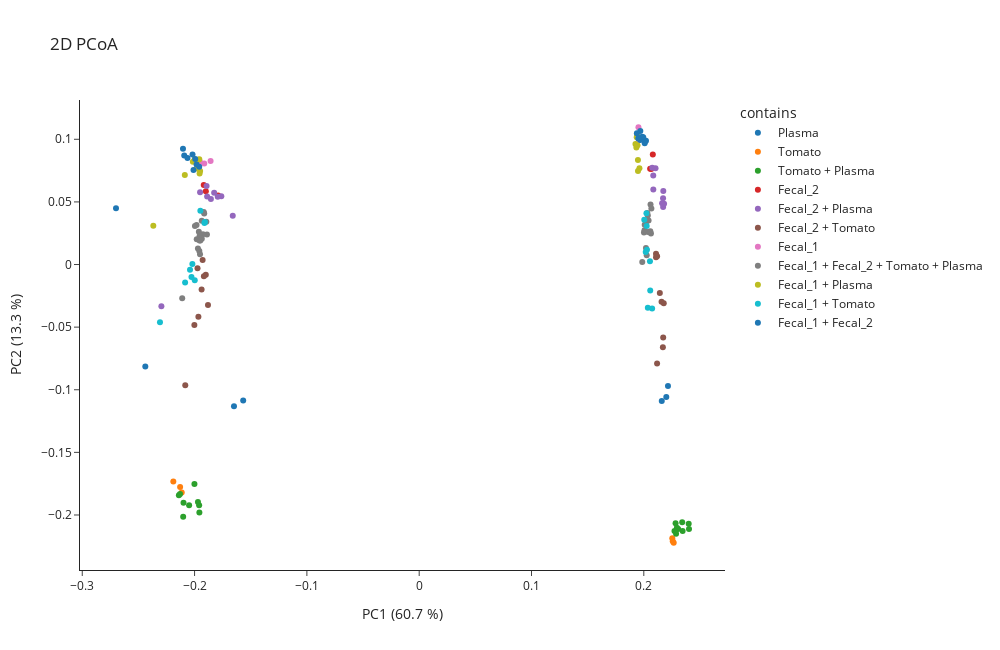

The notebook cell this image was saved under:
### Markdown cell above
PCoA plot of the first 2 components show that the main parameter to discriminate our samples is the Instrument

### Code cell
memo.plot_pcoa_2d(
    matrix= memo_merged.memo_matrix,
    df_metadata=df_meta,
    metric= 'braycurtis',
    filename_col = 'Filename',
    group_col='contains',
    norm = True,
    scaling= False,
    pc_to_plot = [1,2]
)

### Figure 1 — Plotly figure (JSON) as saved in the notebook; plotly's stock layout.template omitted (floating-point values rounded to 4 significant figures)
{"data": [{"hovertemplate": "<b>%{hovertext}</b><br><br>contains=Plasma<br>PC1 (60.7 %)=%{x}<br>PC2 (13.3 %)=%{y}<extra></extra>", "hovertext": ["QEC18_NIST_20181227102029.mzML", "QEC18_NIST_20181227182328.mzML", "QEC18_NIST.mzML", "C18_NIST_GA4_01_19419.mzML", "C18_NIST_GA4_01_19439.mzML", "C18_NIST_GA4_01_19461.mzML"], "legendgroup": "Plasma", "marker": {"color": "#1F77B4", "symbol": "circle"}, "mode": "markers", "name": "Plasma", "orientation": "v", "showlegend": true, "type": "scatter", "x": [-0.1649, -0.1567, -0.2439, 0.216, 0.2215, 0.22], "xaxis": "x", "y": [-0.1131, -0.1085, -0.08142, -0.1091, -0.09706, -0.1059], "yaxis": "y"}, {"hovertemplate": "<b>%{hovertext}</b><br><br>contains=Tomato<br>PC1 (60.7 %)=%{x}<br>PC2 (13.3 %)=%{y}<extra></extra>", "hovertext": ["QEC18_To_20181227204313.mzML", "QEC18_To_20181227231513.mzML", "QEC18_To.mzML", "C18_To_GA3_01_19427.mzML", "C18_To_GA3_01_19465.mzML", "C18_To_GA3_01_19475.mzML"], "legendgroup": "Tomato", "marker": {"color": "#FF7F0E", "symbol": "circle"}, "mode": "markers", "name": "Tomato", "orientation": "v", "showlegend": true, "type": "scatter", "x": [-0.2189, -0.2114, -0.2129, 0.2254, 0.2258, 0.2266], "xaxis": "x", "y": [-0.1733, -0.182, -0.1776, -0.2185, -0.2209, -0.2222], "yaxis": "y"}, {"hovertemplate": "<b>%{hovertext}</b><br><br>contains=Tomato + Plasma<br>PC1 (60.7 %)=%{x}<br>PC2 (13.3 %)=%{y}<extra></extra>", "hovertext": ["QEC18_To-1_NIST-3_20181227172525.mzML", "QEC18_To-1_NIST-3_20181227214013.mzML", "QEC18_To-1_NIST-3.mzML", "QEC18_To-1_NIST-1_20181227111754.mzML", "QEC18_To-1_NIST-1_20181228010915.mzML", "QEC18_To-1_NIST-1.mzML", "QEC18_To-3_NIST-1_20181227074824.mzML", "QEC18_To-3_NIST-1_20181227160801.mzML", "QEC18_To-3_NIST-1.mzML", "C18_To-1_NIST-3_GC3_01_19450.mzML", "C18_To-1_NIST-3_GC3_01_19459.mzML", "C18_To-1_NIST-3_GC3_01_19468.mzML", "C18_To-1_NIST-1_GC1_01_19402.mzML", "C18_To-1_NIST-1_GC1_01_19442.mzML", "C18_To-1_NIST-1_GC1_01_19481.mzML", "C18_To-3_NIST-1_GC2_01_19412.mzML", "C18_To-3_NIST-1_GC2_01_19432.mzML", "C18_To-3_NIST-1_GC2_01_19455.mzML"], "legendgroup": "Tomato + Plasma", "marker": {"color": "#2CA02C", "symbol": "circle"}, "mode": "markers", "name": "Tomato + Plasma", "orientation": "v", "showlegend": true, "type": "scatter", "x": [-0.214, -0.1957, -0.2129, -0.2001, -0.197, -0.2049, -0.2098, -0.2101, -0.1959, 0.24, 0.2342, 0.2402, 0.2283, 0.2346, 0.2306, 0.2273, 0.2295, 0.2287], "xaxis": "x", "y": [-0.1843, -0.1979, -0.1833, -0.1752, -0.1896, -0.1922, -0.1903, -0.2014, -0.1923, -0.207, -0.2058, -0.2111, -0.2067, -0.2127, -0.2112, -0.2128, -0.2103, -0.2151], "yaxis": "y"}, {"hovertemplate": "<b>%{hovertext}</b><br><br>contains=Fecal_2<br>PC1 (60.7 %)=%{x}<br>PC2 (13.3 %)=%{y}<extra></extra>", "hovertext": ["QEC18_F2_20181227121553.mzML", "QEC18_F2_20181228001213.mzML", "QEC18_F2.mzML", "C18_F2_GA2_01_19405.mzML", "C18_F2_GA2_01_19444.mzML", "C18_F2_GA2_01_19478.mzML"], "legendgroup": "Fecal_2", "marker": {"color": "#D62728", "symbol": "circle"}, "mode": "markers", "name": "Fecal_2", "orientation": "v", "showlegend": true, "type": "scatter", "x": [-0.1918, -0.179, -0.19, 0.2066, 0.2056, 0.208], "xaxis": "x", "y": [0.06354, 0.0551, 0.05851, 0.07632, 0.07642, 0.08781], "yaxis": "y"}, {"hovertemplate": "<b>%{hovertext}</b><br><br>contains=Fecal_2 + Plasma<br>PC1 (60.7 %)=%{x}<br>PC2 (13.3 %)=%{y}<extra></extra>", "hovertext": ["QEC18_F2-1_NIST-3_20181227103932.mzML", "QEC18_F2-1_NIST-3_20181227145038.mzML", "QEC18_F2-1_NIST-3.mzML", "QEC18_F2-1_NIST-1_20181227212113.mzML", "QEC18_F2-1_NIST-1_20181227233413.mzML", "QEC18_F2-1_NIST-1.mzML", "QEC18_F2-3_NIST-1_20181227162723.mzML", "QEC18_F2-3_NIST-1_20181228005015.mzML", "QEC18_F2-3_NIST-1.mzML", "C18_F2-1_NIST-3_GD4_01_19403.mzML", "C18_F2-1_NIST-3_GD4_01_19440.mzML", "C18_F2-1_NIST-3_GD4_01_19452.mzML", "C18_F2-1_NIST-1_GD2_01_19428.mzML", "C18_F2-1_NIST-1_GD2_01_19467.mzML", "C18_F2-1_NIST-1_GD2_01_19476.mzML", "C18_F2-3_NIST-1_GD3_01_19436.mzML", "C18_F2-3_NIST-1_GD3_01_19456.mzML", "C18_F2-3_NIST-1_GD3_01_19480.mzML"], "legendgroup": "Fecal_2 + Plasma", "marker": {"color": "#9467BD", "symbol": "circle"}, "mode": "markers", "name": "Fecal_2 + Plasma", "orientation": "v", "showlegend": true, "type": "scatter", "x": [-0.1951, -0.166, -0.2296, -0.1826, -0.1762, -0.1893, -0.1888, -0.1794, -0.1855, 0.2172, 0.218, 0.2163, 0.2084, 0.2173, 0.2171, 0.2084, 0.2075, 0.2104], "xaxis": "x", "y": [0.05772, 0.03901, -0.03336, 0.05729, 0.05452, 0.06274, 0.05437, 0.05404, 0.05225, 0.046, 0.04845, 0.04895, 0.05999, 0.05869, 0.05297, 0.07109, 0.07732, 0.07688], "yaxis": "y"}, {"hovertemplate": "<b>%{hovertext}</b><br><br>contains=Fecal_2 + Tomato<br>PC1 (60.7 %)=%{x}<br>PC2 (13.3 %)=%{y}<extra></extra>", "hovertext": ["QEC18_F2-1_To-3_20181226223728.mzML", "QEC18_F2-1_To-3_20181227041925.mzML", "QEC18_F2-1_To-3.mzML", "QEC18_F2-1_To-1_20181227150959.mzML", "QEC18_F2-1_To-1_20181228014719.mzML", "QEC18_F2-1_To-1.mzML", "QEC18_F2-3_To-1_20181227082626.mzML", "QEC18_F2-3_To-1_20181227164643.mzML", "QEC18_F2-3_To-1.mzML", "C18_F2-1_To-3_GB8_01_19401.mzML", "C18_F2-1_To-3_GB8_01_19404.mzML", "C18_F2-1_To-3_GB8_01_19422.mzML", "C18_F2-1_To-1_GB6_01_19438.mzML", "C18_F2-1_To-1_GB6_01_19453.mzML", "C18_F2-1_To-1_GB6_01_19483.mzML", "C18_F2-3_To-1_GB7_01_19409.mzML", "C18_F2-3_To-1_GB7_01_19434.mzML", "C18_F2-3_To-1_GB7_01_19457.mzML"], "legendgroup": "Fecal_2 + Tomato", "marker": {"color": "#8C564B", "symbol": "circle"}, "mode": "markers", "name": "Fecal_2 + Tomato", "orientation": "v", "showlegend": true, "type": "scatter", "x": [-0.2002, -0.1966, -0.2083, -0.1881, -0.19, -0.1937, -0.1928, -0.1917, -0.1974, 0.2118, 0.217, 0.2172, 0.2143, 0.2158, 0.2177, 0.2109, 0.2109, 0.2118], "xaxis": "x", "y": [-0.04833, -0.04166, -0.09631, -0.03232, -0.008107, -0.02002, 0.003673, -0.009403, -0.002938, -0.07911, -0.06615, -0.05823, -0.02279, -0.0298, -0.03096, 0.008546, 0.005857, 0.006681], "yaxis": "y"}, {"hovertemplate": "<b>%{hovertext}</b><br><br>contains=Fecal_1<br>PC1 (60.7 %)=%{x}<br>PC2 (13.3 %)=%{y}<extra></extra>", "hovertext": ["QEC18_F1_20181227030329.mzML", "QEC18_F1_20181228032223.mzML", "QEC18_F1.mzML", "C18_F1_GA1_01_19410.mzML", "C18_F1_GA1_01_19418.mzML", "C18_F1_GA1_01_19488.mzML"], "legendgroup": "Fecal_1", "marker": {"color": "#E377C2", "symbol": "circle"}, "mode": "markers", "name": "Fecal_1", "orientation": "v", "showlegend": true, "type": "scatter", "x": [-0.1914, -0.1857, -0.1952, 0.1977, 0.1957, 0.1952], "xaxis": "x", "y": [0.08075, 0.08261, 0.08179, 0.1002, 0.09939, 0.1096], "yaxis": "y"}, {"hovertemplate": "<b>%{hovertext}</b><br><br>contains=Fecal_1 + Fecal_2 + Tomato + Plasma<br>PC1 (60.7 %)=%{x}<br>PC2 (13.3 %)=%{y}<extra></extra>", "hovertext": ["QEC18_F1-1_F2-1_NIST-2_To-1_20181227152919.mzML", "QEC18_F1-1_F2-1_NIST-2_To-1_20181227225613.mzML", "QEC18_F1-1_F2-1_NIST-2_To-1.mzML", "QEC18_F1-1_F2-1_NIST-1_To-2_20181227113714.mzML", "QEC18_F1-1_F2-1_NIST-1_To-2_20181227184249.mzML", "QEC18_F1-1_F2-1_NIST-1_To-2.mzML", "QEC18_F1-1_F2-2_NIST-1_To-1_20181227065123.mzML", "QEC18_F1-1_F2-2_NIST-1_To-1_20181228034123.mzML", "QEC18_F1-1_F2-2_NIST-1_To-1.mzML", "QEC18_Qcmix_begin.mzML", "QEC18_Qcmix_middle.mzML", "QEC18_Qcmix_end.mzML", "QEC18_Qcmix_end_20181228041923.mzML", "QEC18_F1-1_F2-1_NIST-1_To-1_20181227125436.mzML", "QEC18_F1-1_F2-1_NIST-1_To-1_20181227135238.mzML", "QEC18_F1-1_F2-1_NIST-1_To-1.mzML", "QEC18_F1-2_F2-1_NIST-1_To-1_20181228020619.mzML", "QEC18_F1-2_F2-1_NIST-1_To-1_20181228022521.mzML", "QEC18_F1-2_F2-1_NIST-1_To-1.mzML", "C18_F1-1_F2-1_NIST-2_To-1_GA7_01_19426.mzML", "C18_F1-1_F2-1_NIST-2_To-1_GA7_01_19454.mzML", "C18_F1-1_F2-1_NIST-2_To-1_GA7_01_19474.mzML", "C18_F1-1_F2-1_NIST-1_To-2_GB1_01_19441.mzML", "C18_F1-1_F2-1_NIST-1_To-2_GB1_01_19443.mzML", "C18_F1-1_F2-1_NIST-1_To-2_GB1_01_19462.mzML", "C18_F1-1_F2-2_NIST-1_To-1_GA8_01_19414.mzML", "C18_F1-1_F2-2_NIST-1_To-1_GA8_01_19429.mzML", "C18_F1-1_F2-2_NIST-1_To-1_GA8_01_19489.mzML", "C18_F1-1_F2-1_NIST-1_To-1_GA6_01_19415.mzML", "C18_F1-1_F2-1_NIST-1_To-1_GA6_01_19447.mzML", "C18_F1-1_F2-1_NIST-1_To-1_GA6_01_19491.mzML", "C18_F1-2_F2-1_NIST-1_To-1_GB2_01_19425.mzML", "C18_F1-2_F2-1_NIST-1_To-1_GB2_01_19484.mzML", "C18_F1-2_F2-1_NIST-1_To-1_GB2_01_19485.mzML"], "legendgroup": "Fecal_1 + Fecal_2 + Tomato + Plasma", "marker": {"color": "#7F7F7F", "symbol": "circle"}, "mode": "markers", "name": "Fecal_1 + Fecal_2 + Tomato + Plasma", "orientation": "v", "showlegend": true, "type": "scatter", "x": [-0.1925, -0.1962, -0.1955, -0.1958, -0.197, -0.1951, -0.1997, -0.1895, -0.1982, -0.211, -0.1956, -0.1981, -0.189, -0.1957, -0.1936, -0.1949, -0.1914, -0.1918, -0.1936, 0.2001, 0.2008, 0.2037, 0.2019, 0.2026, 0.1986, 0.2019, 0.2042, 0.2036, 0.2064, 0.2006, 0.2058, 0.2031, 0.206, 0.2067], "xaxis": "x", "y": [0.02413, 0.02622, 0.02283, 0.01089, 0.0128, 0.008168, 0.03084, 0.03417, 0.03147, -0.02695, 0.01915, 0.02028, 0.02396, 0.02044, 0.02049, 0.01918, 0.04079, 0.04201, 0.03494, 0.02548, 0.03172, 0.02602, 0.01313, 0.007387, 0.001995, 0.0322, 0.03521, 0.03924, 0.02471, 0.02729, 0.02658, 0.04122, 0.04797, 0.04465], "yaxis": "y"}, {"hovertemplate": "<b>%{hovertext}</b><br><br>contains=Fecal_1 + Plasma<br>PC1 (60.7 %)=%{x}<br>PC2 (13.3 %)=%{y}<extra></extra>", "hovertext": ["QEC18_F1-1_NIST-3_20181227133316.mzML", "QEC18_F1-1_NIST-3_20181228012817.mzML", "QEC18_F1-1_NIST-3.mzML", "QEC18_F1-1_NIST-1_20181227210213.mzML", "QEC18_F1-1_NIST-1_20181227215913.mzML", "QEC18_F1-1_NIST-1.mzML", "QEC18_F1-3_NIST-1_20181227045725.mzML", "QEC18_F1-3_NIST-1_20181227170603.mzML", "QEC18_F1-3_NIST-1.mzML", "C18_F1-1_NIST-3_GD1_01_19400.mzML", "C18_F1-1_NIST-3_GD1_01_19449.mzML", "C18_F1-1_NIST-3_GD1_01_19482.mzML", "C18_F1-1_NIST-1_GC7_01_19464.mzML", "C18_F1-1_NIST-1_GC7_01_19466.mzML", "C18_F1-1_NIST-1_GC7_01_19469.mzML", "C18_F1-3_NIST-1_GC8_01_19407.mzML", "C18_F1-3_NIST-1_GC8_01_19424.mzML", "C18_F1-3_NIST-1_GC8_01_19458.mzML"], "legendgroup": "Fecal_1 + Plasma", "marker": {"color": "#BCBD22", "symbol": "circle"}, "mode": "markers", "name": "Fecal_1 + Plasma", "orientation": "v", "showlegend": true, "type": "scatter", "x": [-0.2087, -0.1955, -0.2367, -0.198, -0.1951, -0.1999, -0.1967, -0.1958, -0.2015, 0.1948, 0.1961, 0.1948, 0.1934, 0.1926, 0.1944, 0.1941, 0.1952, 0.1937], "xaxis": "x", "y": [0.07151, 0.07277, 0.03105, 0.0767, 0.07467, 0.08415, 0.08376, 0.0841, 0.0821, 0.08349, 0.0768, 0.07472, 0.09344, 0.09628, 0.0953, 0.1029, 0.1013, 0.1016], "yaxis": "y"}, {"hovertemplate": "<b>%{hovertext}</b><br><br>contains=Fecal_1 + Tomato<br>PC1 (60.7 %)=%{x}<br>PC2 (13.3 %)=%{y}<extra></extra>", "hovertext": ["QEC18_F1-1_To-3_20181227174446.mzML", "QEC18_F1-1_To-3_20181227223713.mzML", "QEC18_F1-1_To-3.mzML", "QEC18_F1-1_To-1_20181227043825.mzML", "QEC18_F1-1_To-1_20181227123513.mzML", "QEC18_F1-1_To-1.mzML", "QEC18_F1-3_To-1_20181228003115.mzML", "QEC18_F1-3_To-1_20181228024423.mzML", "QEC18_F1-3_To-1.mzML", "C18_F1-1_To-3_GC6_01_19420.mzML", "C18_F1-1_To-3_GC6_01_19460.mzML", "C18_F1-1_To-3_GC6_01_19473.mzML", "C18_F1-1_To-1_GC4_01_19421.mzML", "C18_F1-1_To-1_GC4_01_19423.mzML", "C18_F1-1_To-1_GC4_01_19445.mzML", "C18_F1-3_To-1_GC5_01_19433.mzML", "C18_F1-3_To-1_GC5_01_19479.mzML", "C18_F1-3_To-1_GC5_01_19486.mzML"], "legendgroup": "Fecal_1 + Tomato", "marker": {"color": "#17BECF", "symbol": "circle"}, "mode": "markers", "name": "Fecal_1 + Tomato", "orientation": "v", "showlegend": true, "type": "scatter", "x": [-0.2028, -0.1998, -0.2308, -0.202, -0.2084, -0.204, -0.1908, -0.1948, -0.1912, 0.2057, 0.2036, 0.2074, 0.2055, 0.2017, 0.2028, 0.2026, 0.2023, 0.2004], "xaxis": "x", "y": [-0.009945, -0.01247, -0.04606, 0.0005126, -0.0143, -0.004147, 0.03398, 0.04303, 0.03322, -0.02071, -0.0345, -0.03511, 0.002633, 0.009994, 0.01189, 0.03073, 0.04086, 0.03583], "yaxis": "y"}, {"hovertemplate": "<b>%{hovertext}</b><br><br>contains=Fecal_1 + Fecal_2<br>PC1 (60.7 %)=%{x}<br>PC2 (13.3 %)=%{y}<extra></extra>", "hovertext": ["QEC18_F1-1_F2-3_20181227012831.mzML", "QEC18_F1-1_F2-3_20181227071023.mzML", "QEC18_F1-1_F2-3.mzML", "QEC18_F1-1_F2-1_20181227084526.mzML", "QEC18_F1-1_F2-1_20181227143118.mzML", "QEC18_F1-1_F2-1.mzML", "QEC18_F1-3_F2-1_20181227131356.mzML", "QEC18_F1-3_F2-1_20181227190209.mzML", "QEC18_F1-3_F2-1.mzML", "C18_F1-1_F2-3_GB5_01_19406.mzML", "C18_F1-1_F2-3_GB5_01_19413.mzML", "C18_F1-1_F2-3_GB5_01_19430.mzML", "C18_F1-1_F2-1_GB3_01_19411.mzML", "C18_F1-1_F2-1_GB3_01_19435.mzML", "C18_F1-1_F2-1_GB3_01_19451.mzML", "C18_F1-3_F2-1_GB4_01_19416.mzML", "C18_F1-3_F2-1_GB4_01_19448.mzML", "C18_F1-3_F2-1_GB4_01_19463.mzML"], "legendgroup": "Fecal_1 + Fecal_2", "marker": {"color": "#1F77B4", "symbol": "circle"}, "mode": "markers", "name": "Fecal_1 + Fecal_2", "orientation": "v", "showlegend": true, "type": "scatter", "x": [-0.1959, -0.201, -0.2092, -0.2103, -0.2063, -0.27, -0.2018, -0.1982, -0.1994, 0.2019, 0.1962, 0.1995, 0.1938, 0.2008, 0.1969, 0.1969, 0.1985, 0.1951], "xaxis": "x", "y": [0.07807, 0.0754, 0.08712, 0.09253, 0.08497, 0.04485, 0.08792, 0.07989, 0.08421, 0.09887, 0.1007, 0.1016, 0.1049, 0.09674, 0.09946, 0.1066, 0.1021, 0.1006], "yaxis": "y"}], "layout": {"height": 650, "legend": {"title": {"text": "contains"}, "tracegroupgap": 0}, "title": {"text": "2D PCoA"}, "width": 1000, "xaxis": {"anchor": "y", "domain": [0, 1], "title": {"text": "PC1 (60.7 %)"}}, "yaxis": {"anchor": "x", "domain": [0, 1], "title": {"text": "PC2 (13.3 %)"}}}}
